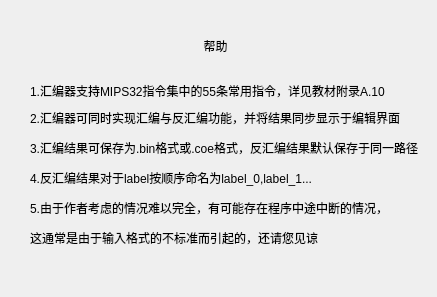
<?xml version="1.0" encoding="UTF-8"?>
<ui version="4.0">
 <class>helper</class>
 <widget class="QDialog" name="helper">
  <property name="geometry">
   <rect>
    <x>0</x>
    <y>0</y>
    <width>437</width>
    <height>297</height>
   </rect>
  </property>
  <property name="windowTitle">
   <string>Dialog</string>
  </property>
  <widget class="QLabel" name="label">
   <property name="geometry">
    <rect>
     <x>130</x>
     <y>10</y>
     <width>171</width>
     <height>71</height>
    </rect>
   </property>
   <property name="styleSheet">
    <string notr="true">font: 16pt &quot;微软雅黑&quot;;</string>
   </property>
   <property name="text">
    <string>帮助</string>
   </property>
   <property name="alignment">
    <set>Qt::AlignCenter</set>
   </property>
  </widget>
  <widget class="QLabel" name="label_2">
   <property name="geometry">
    <rect>
     <x>30</x>
     <y>80</y>
     <width>361</width>
     <height>21</height>
    </rect>
   </property>
   <property name="text">
    <string>1.汇编器支持MIPS32指令集中的55条常用指令，详见教材附录A.10</string>
   </property>
  </widget>
  <widget class="QLabel" name="label_3">
   <property name="geometry">
    <rect>
     <x>30</x>
     <y>110</y>
     <width>381</width>
     <height>16</height>
    </rect>
   </property>
   <property name="text">
    <string>2.汇编器可同时实现汇编与反汇编功能，并将结果同步显示于编辑界面</string>
   </property>
  </widget>
  <widget class="QLabel" name="label_4">
   <property name="geometry">
    <rect>
     <x>30</x>
     <y>140</y>
     <width>401</width>
     <height>16</height>
    </rect>
   </property>
   <property name="text">
    <string>3.汇编结果可保存为.bin格式或.coe格式，反汇编结果默认保存于同一路径</string>
   </property>
  </widget>
  <widget class="QLabel" name="label_5">
   <property name="geometry">
    <rect>
     <x>30</x>
     <y>170</y>
     <width>381</width>
     <height>16</height>
    </rect>
   </property>
   <property name="text">
    <string>4.反汇编结果对于label按顺序命名为label_0,label_1...</string>
   </property>
  </widget>
  <widget class="QLabel" name="label_6">
   <property name="geometry">
    <rect>
     <x>30</x>
     <y>200</y>
     <width>381</width>
     <height>16</height>
    </rect>
   </property>
   <property name="text">
    <string>5.由于作者考虑的情况难以完全，有可能存在程序中途中断的情况，</string>
   </property>
  </widget>
  <widget class="QLabel" name="label_7">
   <property name="geometry">
    <rect>
     <x>30</x>
     <y>230</y>
     <width>361</width>
     <height>16</height>
    </rect>
   </property>
   <property name="text">
    <string>这通常是由于输入格式的不标准而引起的，还请您见谅</string>
   </property>
  </widget>
 </widget>
 <resources/>
 <connections/>
</ui>
